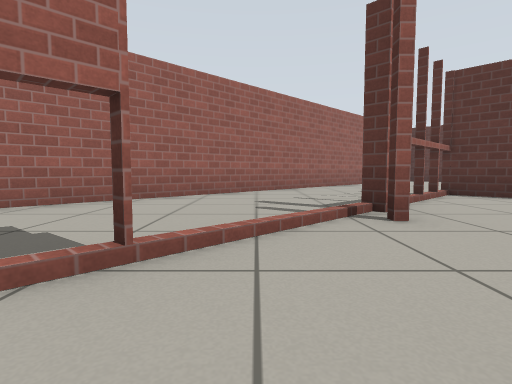
view 1 (above)

18 first-person views from a walk through a world built for the Gazebo simulator. The camera is 0.5 m above the floor, tilts 4° down and sees 80° across. The floor is counted in squares, 1 m on a side. Each view is taken from the middle of a square. On the plan, view 1 faces up. The plan holds only what a view shows up to about 9 squares ahead; the rest is blank. Gazebo's built-in surfaces are drawn with simple patterns.

view 2
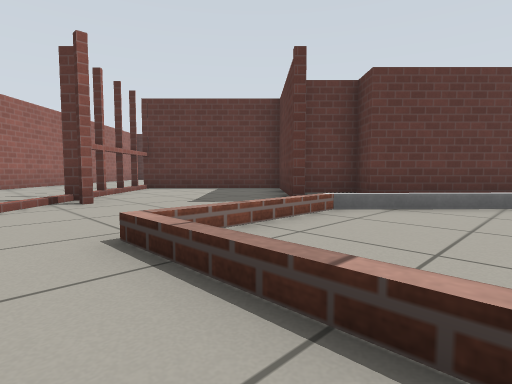

view 3
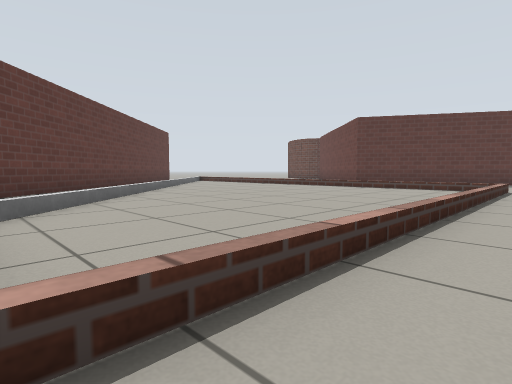

view 4
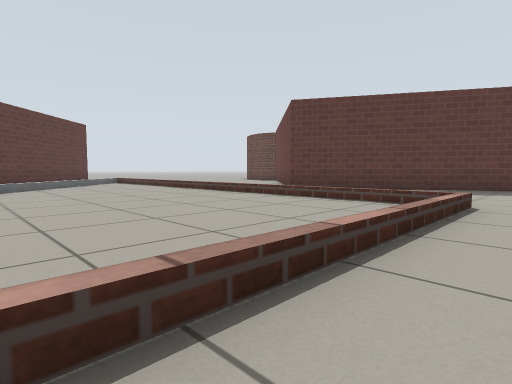

view 5
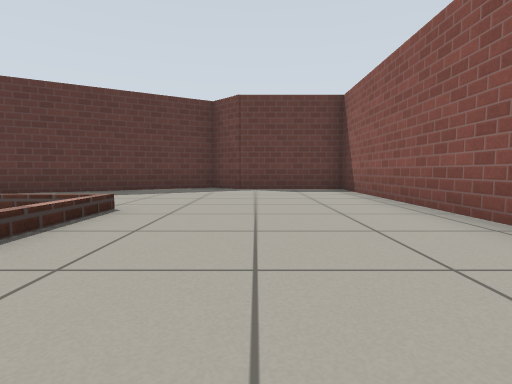

view 6
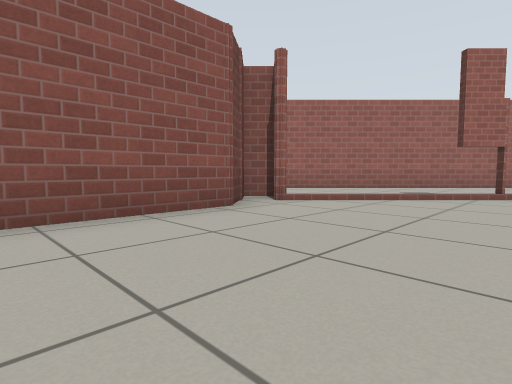

view 7
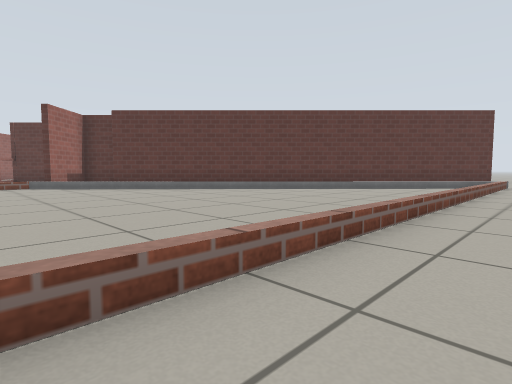

view 8
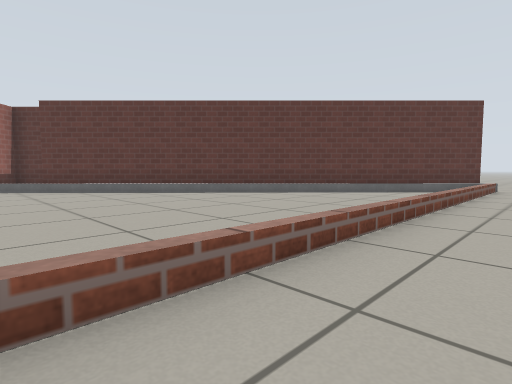

view 9
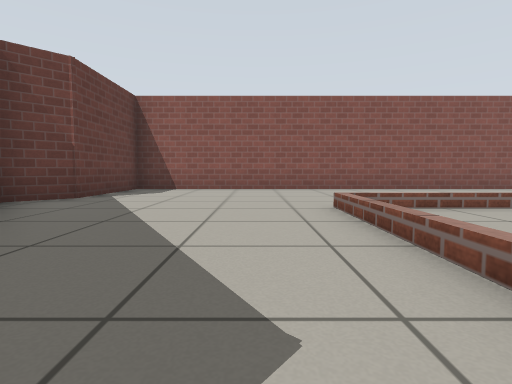

view 10
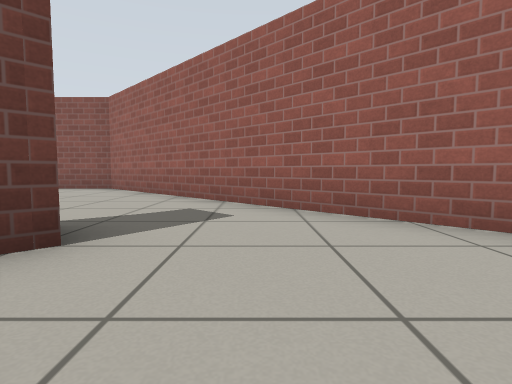

view 11
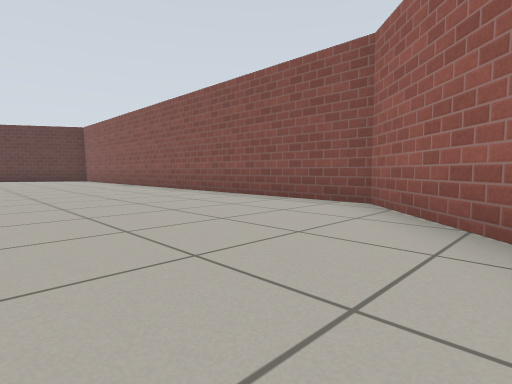

view 12
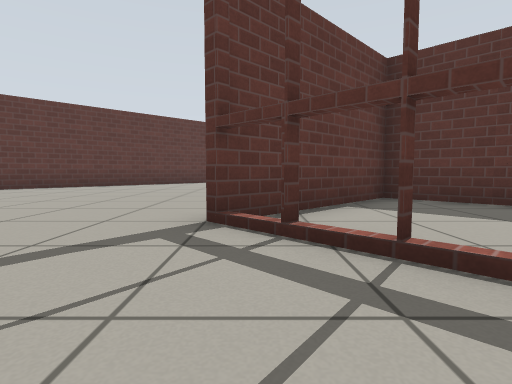

view 13
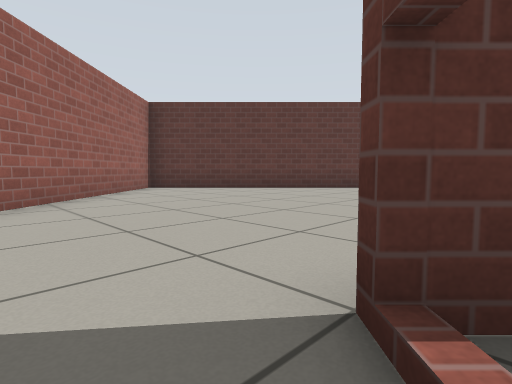

view 14
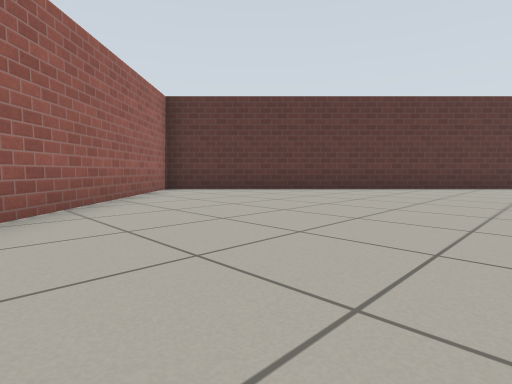

view 15
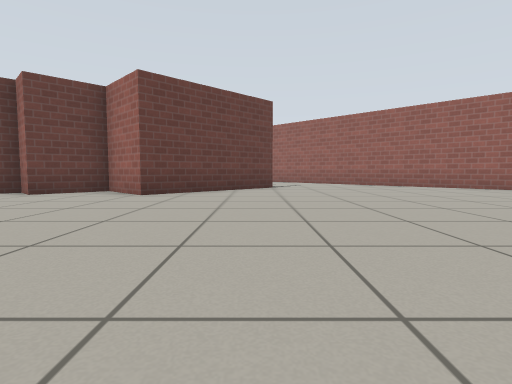

view 16
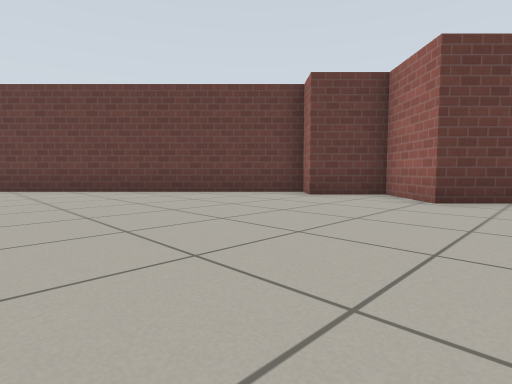

view 17
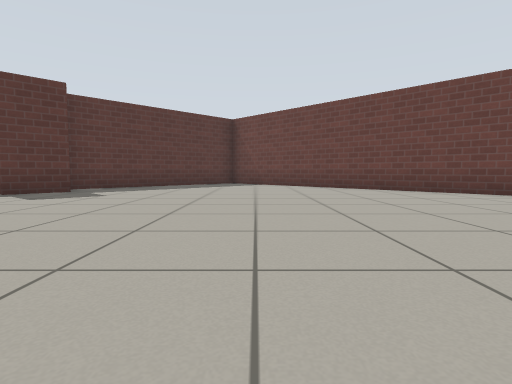

view 18
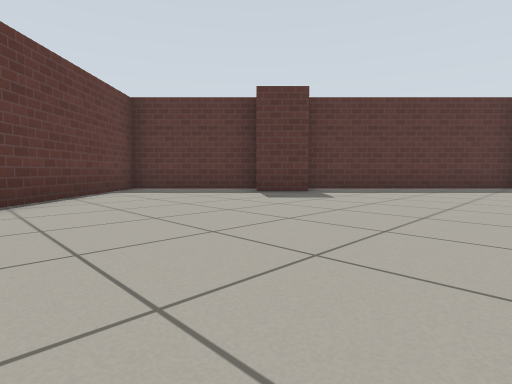

### Floor plan
Key: @ floor where view 1 was taken; # wall or solid block; . floor; = window, fence, low wall or low ledge.
Columns run from 11 left of view 1 to 22 right of it. Each row starts with its distance up from view 1.
 14                  ####
 13                 ##..##
 12                ##....##
 11               ##......##
 10                ........##
  9             ##..........##
  8            ##............#
  7           ##............
  6          ##....##........
  5         ##....#.##......
  4        ##....#...#...... .
  3       ##....#....#............##
  2      ##........ ##.............##
  1     ##....#..  ###..............##
  0    ##......@====###..............#
 -1   ##...#....=..==###.............#
 -2  ##... ##...=...==###...........##
 -3 ##....  #...=....==###........###
 -4 #.....  #...=.....==###.......#
 -5 #.....  #...=......===##.....##
 -6 #.....  #...=........==##...##
 -7 #....   #...=.........==##.##
 -8 #....   #...=..........==###
 -9 #....   #...=============..
-10   ...   #............
-11    ..   #.......##
-12         #.....###
-13         #######
-14            ##

Positions as (right, up) in squares from view 1, and headings:
1: (0, 0), facing up
2: (0, -2), facing up-right
3: (0, 0), facing down-right
4: (0, -4), facing down-right
5: (-1, -5), facing down
6: (0, -5), facing up-left
7: (2, -10), facing up-right
8: (4, -10), facing up-right
9: (5, -10), facing left
10: (-2, 1), facing left
11: (-6, -1), facing down-left
12: (1, 6), facing right
13: (3, 6), facing up-right
14: (3, 7), facing up-right
15: (13, 6), facing left
16: (12, 5), facing down-left
17: (14, 4), facing down
18: (14, 3), facing down-right
